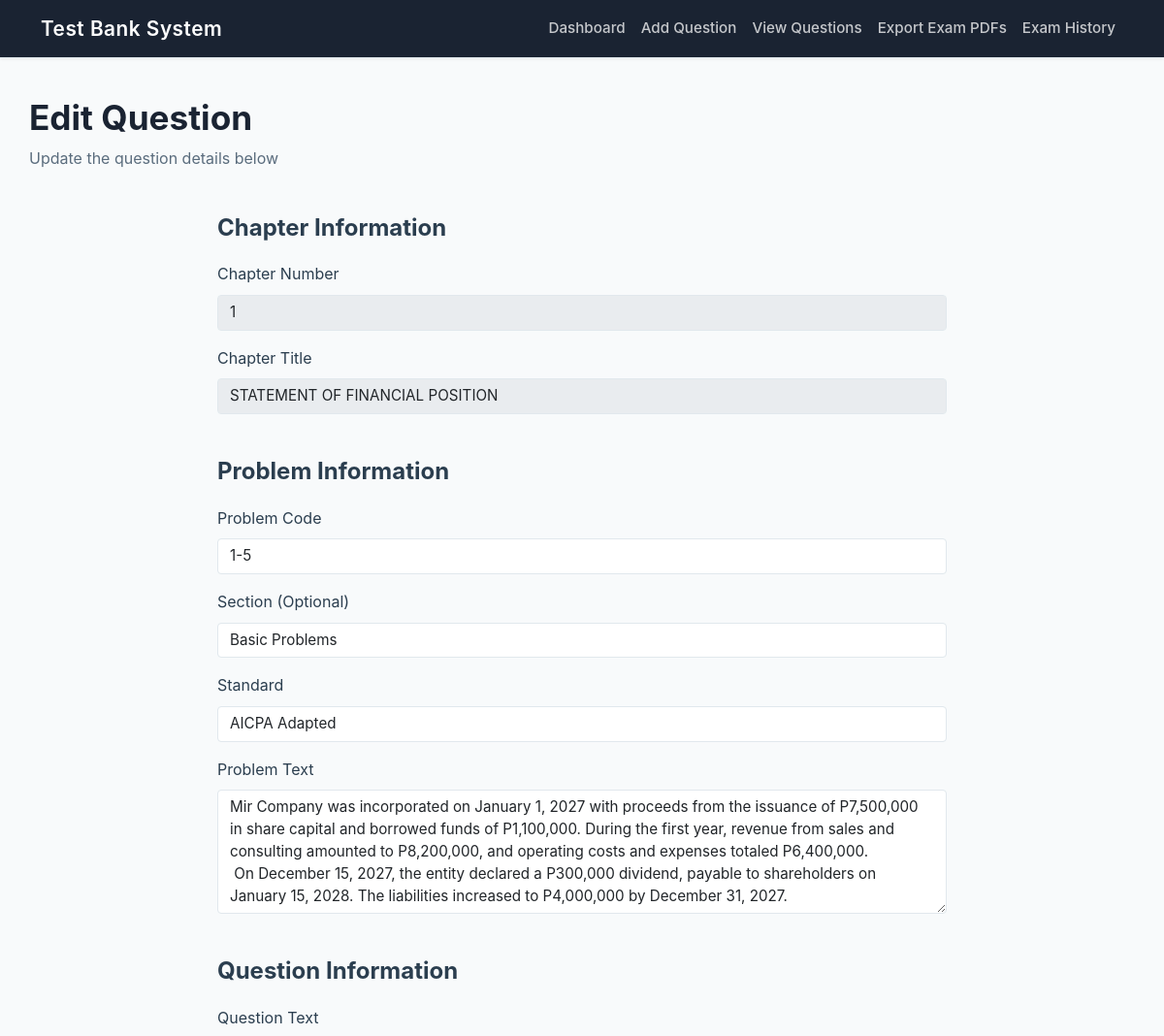
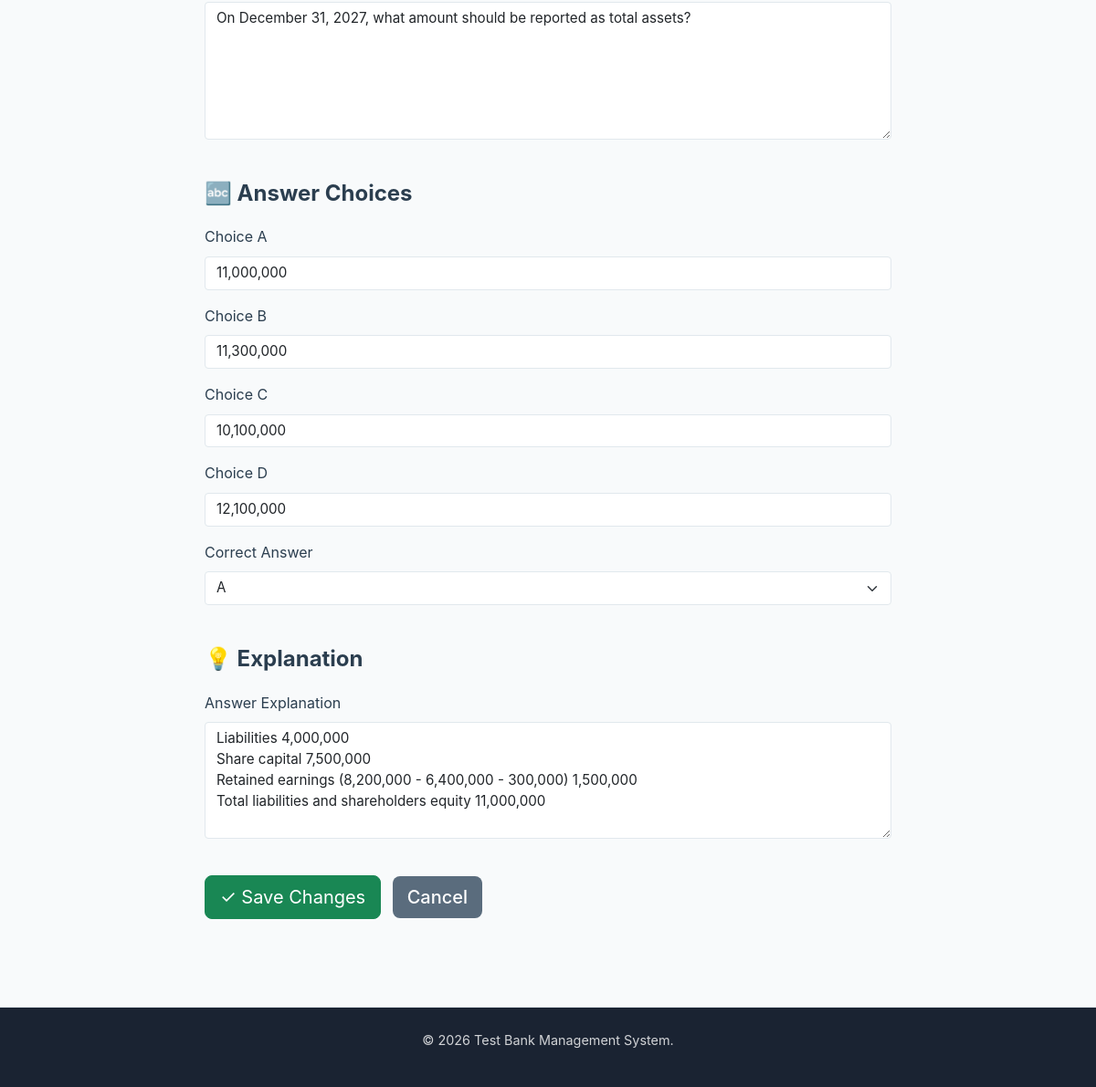
Page /edit_question/5 on the committed database (2 pictures, top to bottom).
### tables this page shows
CREATE TABLE chapters (
            id INTEGER PRIMARY KEY AUTOINCREMENT,
            chapter_number INTEGER NOT NULL,
            chapter_title TEXT NOT NULL
        );

CREATE TABLE problems (
            id INTEGER PRIMARY KEY AUTOINCREMENT,
            chapter_id INTEGER NOT NULL,
            section TEXT,                 -- optional (Basic, Comprehensive)
            problem_code TEXT NOT NULL,   -- 1-1, 2-1, etc.
            standard TEXT,                -- IFRS, AICPA, AICA, etc.
            problem_text TEXT NOT NULL,
            FOREIGN KEY (chapter_id) REFERENCES chapters(id)
        );

CREATE TABLE questions (
            id INTEGER PRIMARY KEY AUTOINCREMENT,
            problem_id INTEGER NOT NULL,
            question_text TEXT NOT NULL,
            correct_choice TEXT NOT NULL,
            explanation TEXT,
            FOREIGN KEY (problem_id) REFERENCES problems(id)
        );

CREATE TABLE choices (
            id INTEGER PRIMARY KEY AUTOINCREMENT,
            question_id INTEGER NOT NULL,
            choice_label TEXT NOT NULL,
            choice_text TEXT NOT NULL,
            FOREIGN KEY (question_id) REFERENCES questions(id)
        );

### app.py (the view)
@app.route("/edit_question/<int:question_id>")
def edit_question(question_id):
    conn = get_db()
    cursor = conn.cursor()
    cursor.execute("SELECT * FROM questions WHERE id = ?", (question_id,))
    question = cursor.fetchone()
    cursor.execute("SELECT * FROM problems WHERE id = ?", (question["problem_id"],))
    problem = cursor.fetchone()
    cursor.execute("SELECT * FROM chapters WHERE id = ?", (problem["chapter_id"],))
    chapter = cursor.fetchone()
    cursor.execute("SELECT * FROM choices WHERE question_id = ? ORDER BY choice_label", (question_id,))
    choices = cursor.fetchall()
    conn.close()
    return render_template("edit_question.html",
                         question=question,
                         problem=problem,
                         chapter=chapter,
                         choices=choices)

### app.py (called while the page is built)
def get_db():
    conn = sqlite3.connect("testbank.db")
    conn.row_factory = sqlite3.Row
    return conn

### templates/edit_question.html (shortened to what this page needs)
{% extends "base.html" %}
{% block content %}
<div class="row mb-4">
    <div class="col-md-12">
        <h1>Edit Question</h1>
        <p class="text-muted">Update the question details below</p>
    </div>
</div>
<div class="row">
    <div class="col-lg-8 offset-lg-2">
        <form action="/save_edit/{{ question.id }}" method="post" class="needs-validation">
            <fieldset class="mb-4">
                <legend class="fw-bold mb-3">Chapter Information</legend>
                <div class="mb-3">
                    <label for="chapter_number" class="form-label">Chapter Number</label>
                    <input type="number" class="form-control" id="chapter_number" name="chapter_number" value="{{ chapter.chapter_number }}" disabled>
                </div>
                <div class="mb-3">
                    <label for="chapter_title" class="form-label">Chapter Title</label>
                    <input type="text" class="form-control" id="chapter_title" name="chapter_title" value="{{ chapter.chapter_title }}" disabled>
                </div>
            </fieldset>
            <fieldset class="mb-4">
                <legend class="fw-bold mb-3">Problem Information</legend>
                <div class="mb-3">
                    <label for="problem_code" class="form-label">Problem Code</label>
                    <input type="text" class="form-control" id="problem_code" name="problem_code" value="{{ problem.problem_code }}" required>
                </div>
                <div class="mb-3">
                    <label for="section" class="form-label">Section (Optional)</label>
                    <input type="text" class="form-control" id="section" name="section" value="{{ problem.section or '' }}">
                </div>
                <div class="mb-3">
                    <label for="standard" class="form-label">Standard</label>
                    <input type="text" class="form-control" id="standard" name="standard" value="{{ problem.standard }}" required>
                </div>
                <div class="mb-3">
                    <label for="problem_text" class="form-label">Problem Text</label>
                    <textarea class="form-control" id="problem_text" name="problem_text" rows="5" required>{{ problem.problem_text }}</textarea>
                </div>
            </fieldset>
            <fieldset class="mb-4">
                <legend class="fw-bold mb-3">Question Information</legend>
                <div class="mb-3">
                    <label for="question_text" class="form-label">Question Text</label>
                    <textarea class="form-control" id="question_text" name="question_text" rows="6" required>{{ question.question_text }}</textarea>
                </div>
            </fieldset>
            <fieldset class="mb-4">
                <legend class="fw-bold mb-3">🔤 Answer Choices</legend>
                {% for choice in choices %}
                <div class="mb-3">
                    <label for="choice_{{ choice.choice_label }}" class="form-label">Choice {{ choice.choice_label }}</label>
                    <input type="text" class="form-control" id="choice_{{ choice.choice_label }}" name="choice_{{ choice.choice_label }}" value="{{ choice.choice_text }}" required>
                </div>
                {% endfor %}
                <div class="mb-3">
                    <label for="correct_choice" class="form-label">Correct Answer</label>
                    <select class="form-select" id="correct_choice" name="correct_choice" required>
                        <option value="A" {% if question.correct_choice == 'A' %}selected{% endif %}>A</option>
                    </select>
                </div>
            </fieldset>
            <fieldset class="mb-4">
                <legend class="fw-bold mb-3">💡 Explanation</legend>
                <div class="mb-3">
                    <label for="explanation" class="form-label">Answer Explanation</label>
                    <textarea class="form-control" id="explanation" name="explanation" rows="5" required>{{ question.explanation }}</textarea>
                </div>
            </fieldset>
            <div class="mb-3">
                <button type="submit" class="btn btn-success btn-lg">
                    ✓ Save Changes
                </button>
                <a href="/chapter/{{ problem.chapter_id }}" class="btn btn-secondary btn-lg ms-2">Cancel</a>
            </div>
        </form>
    </div>
</div>
{% endblock %}

### templates/base.html (style rules this page uses)
:root { --primary-dark: #1a2332; --primary-light: #2d3e50; --accent-teal: #0d7377; --accent-light: #4ecdc4; --text-dark: #2b3e4f; --text-light: #5a6c7d; --bg-light: #f8fafb; --bg-white: #ffffff; --border-color: #e1e8ed; --success: #27ae60; --warning: #f39c12; --danger: #c0392b; --info: #3498db; }
* { font-family: -apple-system, BlinkMacSystemFont, 'Segoe UI', 'Roboto', 'Oxygen', 'Ubuntu', 'Cantarell', 'Fira Sans', 'Droid Sans', 'Helvetica Neue', sans-serif; }
body { display: flex; flex-direction: column; min-height: 100vh; background-color: var(--bg-light); color: var(--text-dark); line-height: 1.6; }
.btn-secondary { background-color: var(--text-light); border: none; font-weight: 500; }
.form-control, .form-select { border: 1px solid var(--border-color); border-radius: 4px; font-size: 0.95rem; }
h1 { color: var(--primary-dark); font-weight: 700; margin-bottom: 8px; font-size: 2.2rem; }
.text-muted { color: var(--text-light) !important; }

### rows in the picture
chapters: chapter_number "1", chapter_title "STATEMENT OF FINANCIAL POSITION"
problems: problem_code "1-5", section "Basic Problems", standard "AICPA Adapted", problem_text "Mir Company was incorporated on January 1, 2027 with proceeds from the issuance of P7,500,000 in share capital and borrowed funds of P1,100,000. During the first year, revenue from sales and consulting amounted to P8,200,000, and operating costs and expenses totaled P6,400,000. On December 15, 2027, the entity declared a P300,000 dividend, payable to shareholders on January 15, 2028. The liabilities increased to P4,000,000 by December 31, 2027."
questions: question_text "On December 31, 2027, what amount should be reported as total assets?", correct_choice "A", explanation "Liabilities 4,000,000 Share capital 7,500,000 Retained earnings (8,200,000 - 6,400,000 - 300,000) 1,500,000 Total liabilities and shareholders equity 11,000,000"
choices: choice_label "A", choice_A "11,000,000"
choices: choice_label "B", choice_B "11,300,000"
choices: choice_label "C", choice_C "10,100,000"
choices: choice_label "D", choice_D "12,100,000"
